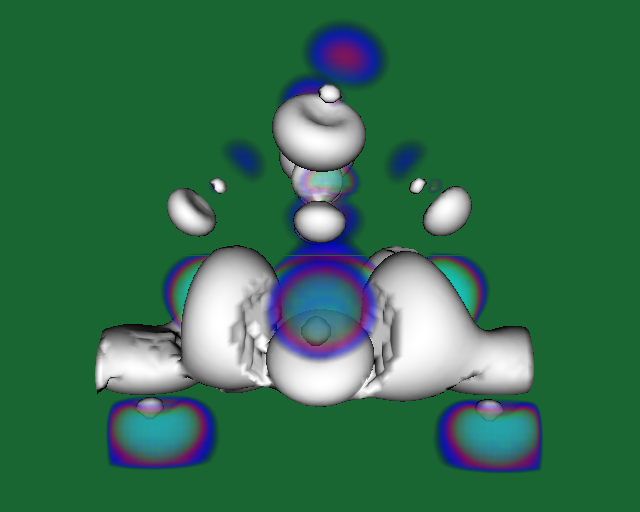

Write Python code to recreate this figure.
#!/usr/bin/env python

# Intermixed volume rendering of an unstructured grid with a polygonal contour.

import os
from pathlib import Path

# Factory overrides: importing these modules registers the OpenGL rendering
# and interaction style implementations for vtkRenderingCore factory classes.
import vtkmodules.vtkInteractionStyle  # noqa: F401
import vtkmodules.vtkRenderingOpenGL2  # noqa: F401
import vtkmodules.vtkRenderingVolumeOpenGL2  # noqa: F401

# VTK pipeline classes used in this example
from vtkmodules.vtkCommonDataModel import vtkPiecewiseFunction
from vtkmodules.vtkFiltersCore import vtkContourFilter, vtkThreshold
from vtkmodules.vtkFiltersGeneral import vtkDataSetTriangleFilter
from vtkmodules.vtkIOImage import vtkSLCReader
from vtkmodules.vtkIOLegacy import vtkStructuredPointsReader
from vtkmodules.vtkRenderingCore import (
    vtkActor,
    vtkColorTransferFunction,
    vtkPolyDataMapper,
    vtkRenderWindow,
    vtkRenderWindowInteractor,
    vtkRenderer,
    vtkVolume,
    vtkVolumeProperty,
)
from vtkmodules.vtkRenderingVolume import vtkUnstructuredGridVolumeRayCastMapper

# Colors (normalized RGB)
green_bkg_rgb = (0.098, 0.400, 0.200)

# Data: locate the datasets
data_dir = Path(os.environ.get("VPE_DATA_DIR", Path(__file__).parent))
iron_prot_file = str(data_dir / "ironProt.vtk")
neghip_file = str(data_dir / "neghip.slc")

# Source 1: read the iron protein data for volume rendering
reader = vtkStructuredPointsReader()
reader.SetFileName(iron_prot_file)

# Source 2: read the neghip data for polygonal contouring
reader2 = vtkSLCReader()
reader2.SetFileName(neghip_file)

# Threshold: convert from vtkImageData to vtkUnstructuredGrid,
# remove cells where all values are below 80
thresh = vtkThreshold()
thresh.SetInputConnection(reader.GetOutputPort())
thresh.SetUpperThreshold(80)
thresh.SetThresholdFunction(vtkThreshold.THRESHOLD_UPPER)
thresh.SetAllScalars(False)

# Triangulate: convert to triangles for the unstructured grid mapper
trifilter = vtkDataSetTriangleFilter()
trifilter.SetInputConnection(thresh.GetOutputPort())

# Transfer functions: map scalar value to opacity and color
opacity_transfer_function = vtkPiecewiseFunction()
opacity_transfer_function.AddPoint(80, 0.0)
opacity_transfer_function.AddPoint(120, 0.2)
opacity_transfer_function.AddPoint(255, 0.2)

color_transfer_function = vtkColorTransferFunction()
color_transfer_function.AddRGBPoint(80.0, 0.0, 0.0, 0.0)
color_transfer_function.AddRGBPoint(120.0, 0.0, 0.0, 1.0)
color_transfer_function.AddRGBPoint(160.0, 1.0, 0.0, 0.0)
color_transfer_function.AddRGBPoint(200.0, 0.0, 1.0, 0.0)
color_transfer_function.AddRGBPoint(255.0, 0.0, 1.0, 1.0)

# VolumeProperty: describe how the volume data will look
volume_property = vtkVolumeProperty()
volume_property.SetColor(color_transfer_function)
volume_property.SetScalarOpacity(opacity_transfer_function)
volume_property.ShadeOff()
volume_property.SetInterpolationTypeToLinear()

# VolumeMapper: unstructured grid ray cast mapper
volume_mapper = vtkUnstructuredGridVolumeRayCastMapper()
volume_mapper.SetInputConnection(trifilter.GetOutputPort())

# Volume: holds the mapper and property
volume = vtkVolume()
volume.SetMapper(volume_mapper)
volume.SetProperty(volume_property)

# Contour: extract isosurface from the neghip data
contour = vtkContourFilter()
contour.SetInputConnection(reader2.GetOutputPort())
contour.SetValue(0, 80)

# Mapper: map contour output to graphics primitives
contour_mapper = vtkPolyDataMapper()
contour_mapper.SetInputConnection(contour.GetOutputPort())
contour_mapper.ScalarVisibilityOff()

# Actor: polygonal contour surface
contour_actor = vtkActor()
contour_actor.SetMapper(contour_mapper)

# Renderer: assemble the scene with both volume and polygonal data
renderer = vtkRenderer()
renderer.AddViewProp(contour_actor)
renderer.AddVolume(volume)
renderer.SetBackground(green_bkg_rgb)

# Window: display the rendered scene
render_window = vtkRenderWindow()
render_window.AddRenderer(renderer)
render_window.SetWindowName("intermixed unstructuredgrid")
render_window.SetMultiSamples(0)
render_window.SetSize(640, 512)

# Scene: camera configuration
renderer.ResetCamera()
renderer.GetActiveCamera().Zoom(1.5)

# Interactor: handle mouse and keyboard events
render_window_interactor = vtkRenderWindowInteractor()
render_window_interactor.SetRenderWindow(render_window)

# Launch the interactive visualization
render_window_interactor.Initialize()
render_window_interactor.Start()
